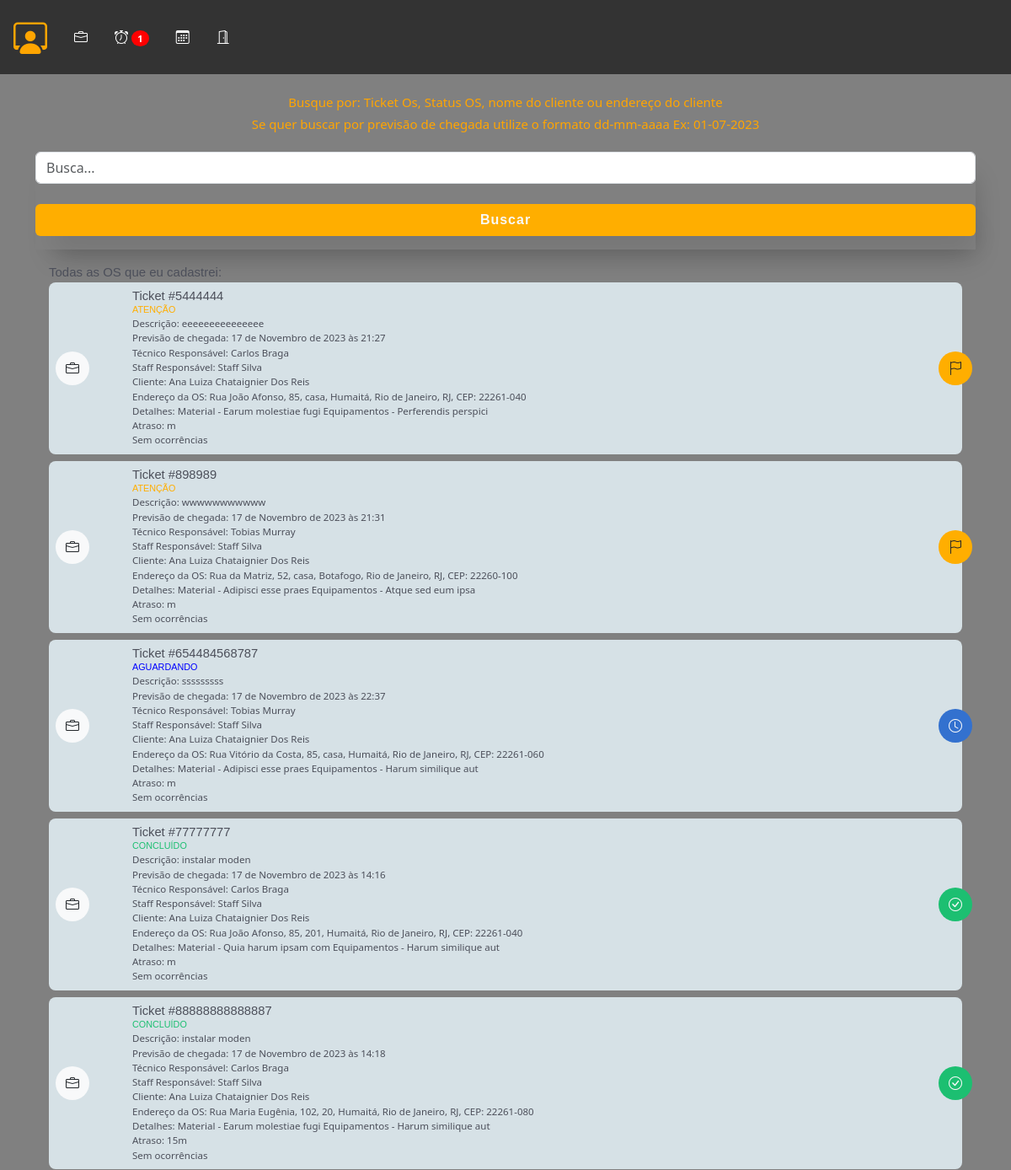
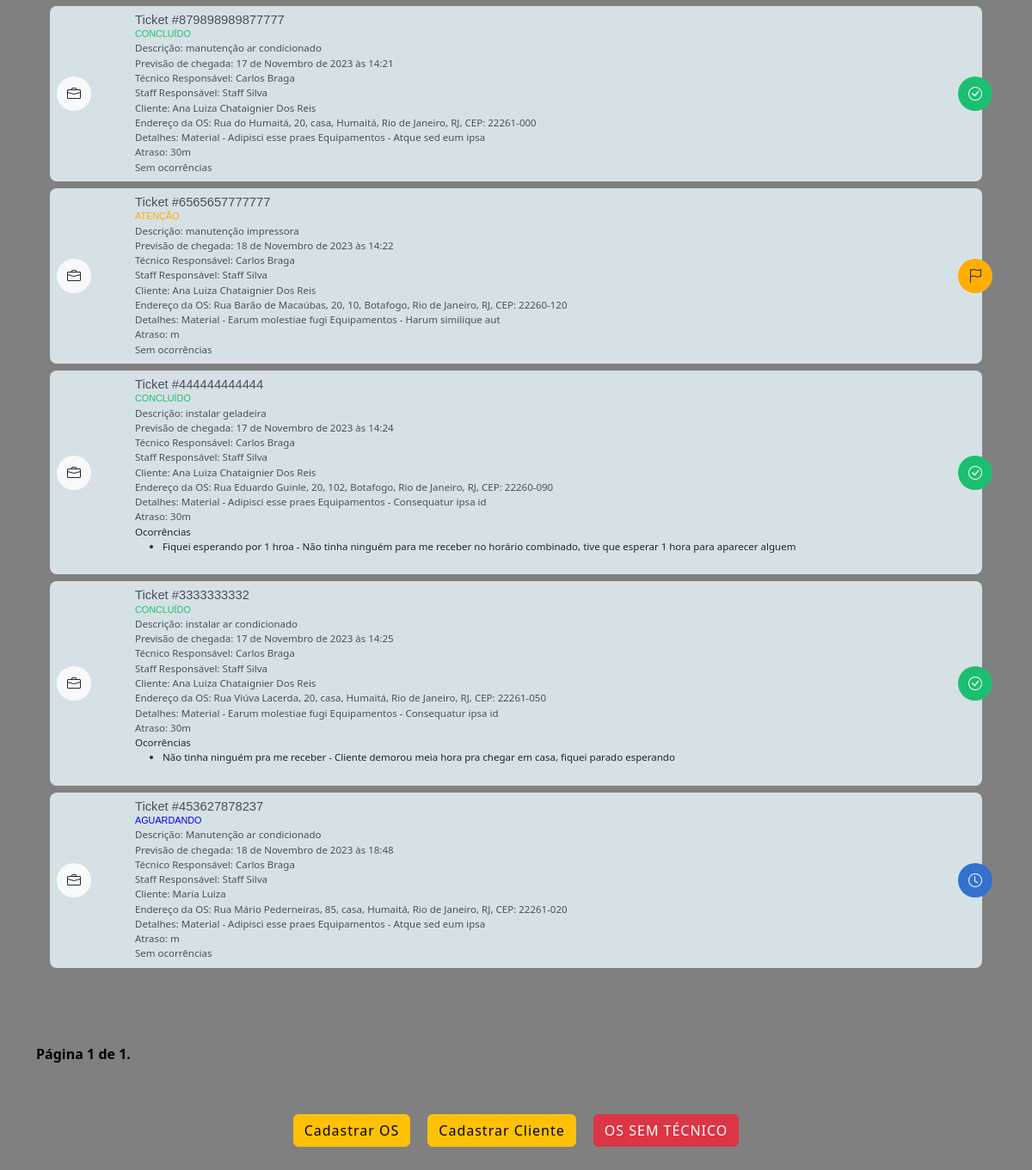
Before: /staff/lista_os/ (signed in) with the older database file (2 pictures, top to bottom).
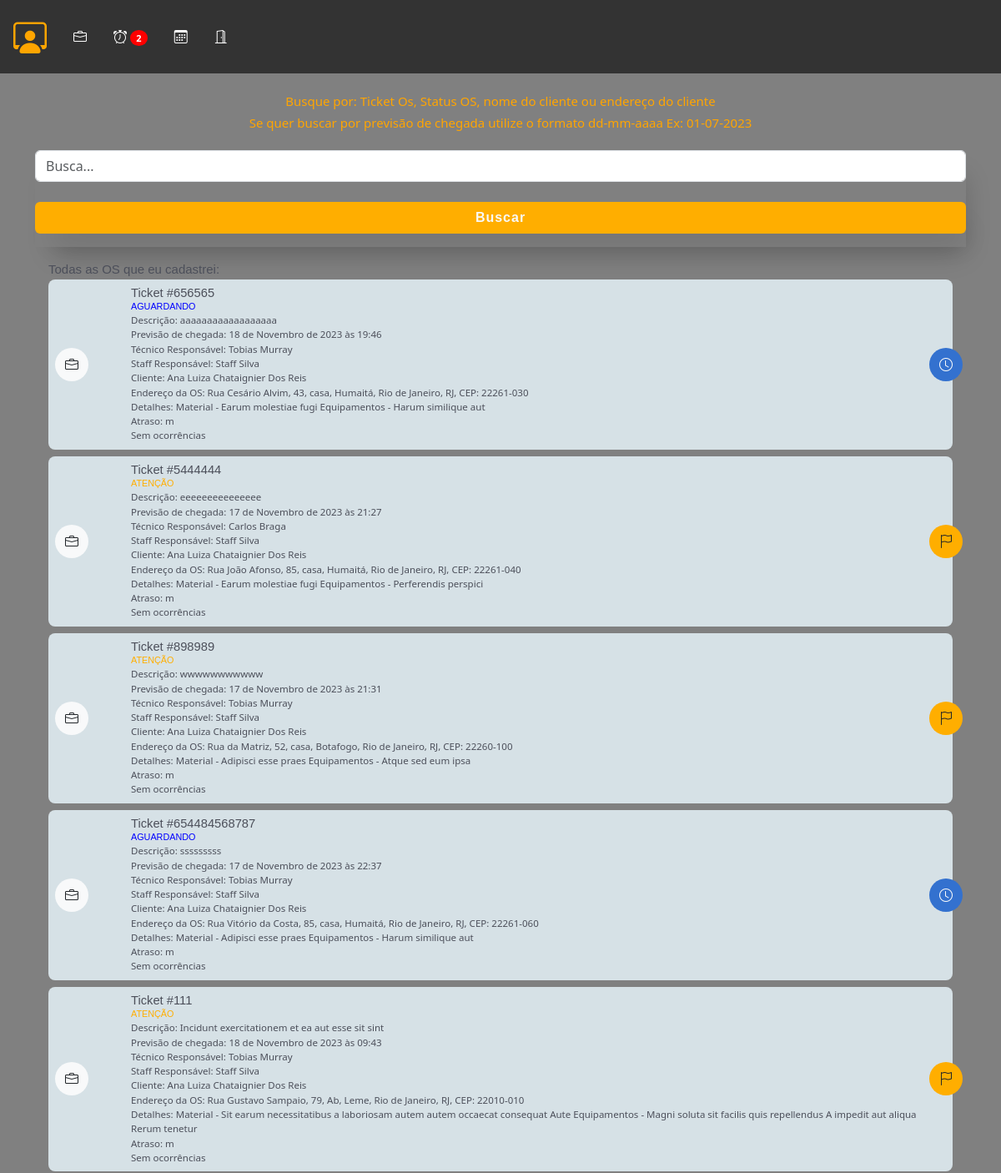
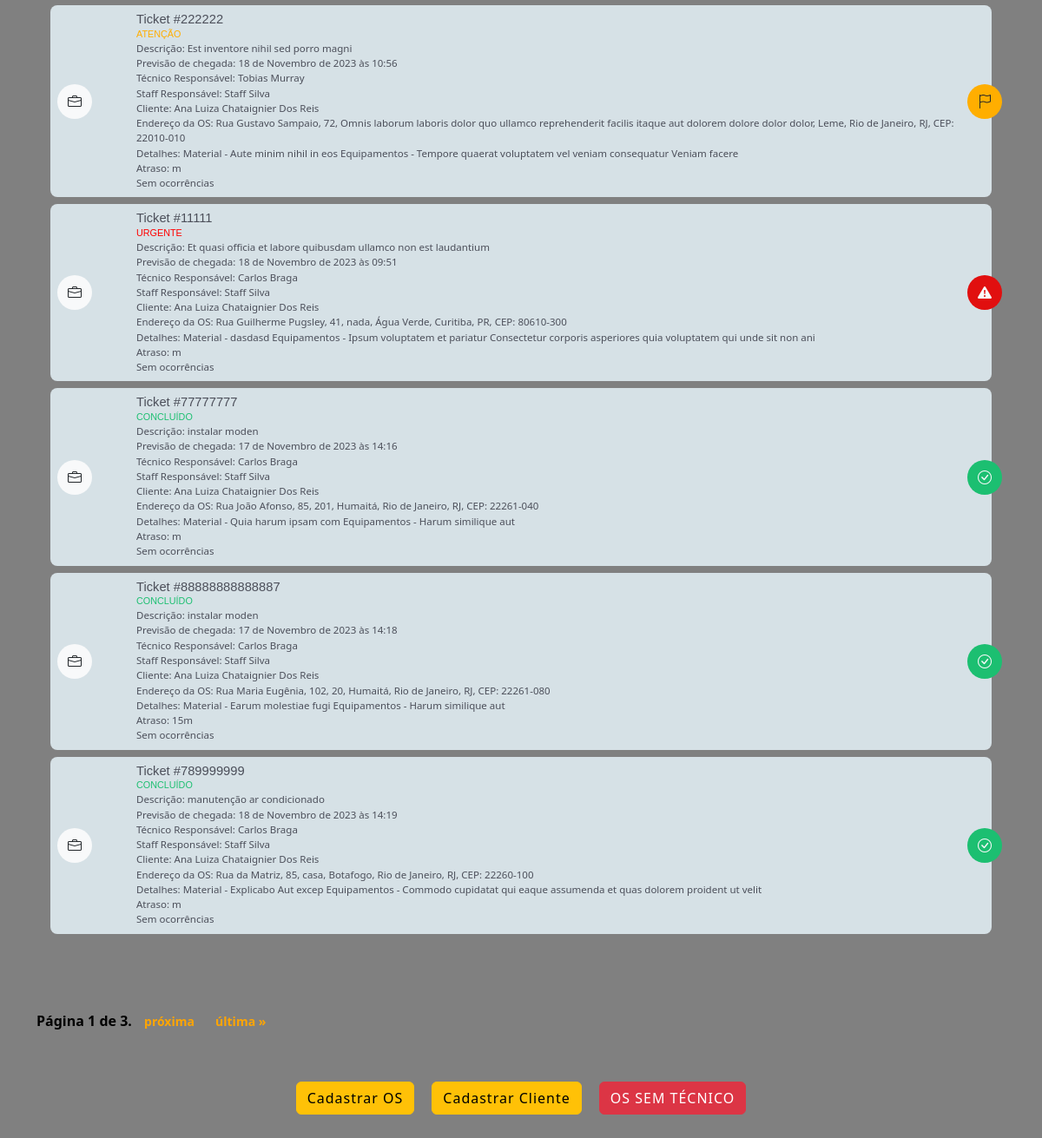
After: the same page with the newer database file (2 pictures, top to bottom).
### staff/models.py (models this page shows, shortened)
class OrdemDeServico(models.Model):
    ticket = models.CharField(max_length=200, unique=True)
    tecnico = models.ForeignKey(
        CustomUser, on_delete=models.CASCADE, related_name="ordens_técnico", null=True, default=None
    )
    staff = models.ForeignKey(
        CustomUser, on_delete=models.CASCADE, related_name="ordens_staff"
    )
    descricao = models.TextField(max_length=600)
    previsao_chegada = models.DateTimeField(editable=True)
    previsao_execucao = models.DateTimeField(editable=True)
    material = models.CharField(max_length=100, validators=[MinLengthValidator(3)])
    equipamento = models.CharField(max_length=100, validators=[MinLengthValidator(3)])
    data_criacao = models.DateTimeField(auto_now_add=True)
    cliente = models.ForeignKey(Cliente, on_delete=models.CASCADE)
    endereco = models.ForeignKey(Endereco, on_delete=models.CASCADE)
    contrato = models.CharField(max_length=700, null=True, blank=True)
    atividade = models.CharField(max_length=50, choices=ACTIVITY_CHOICES)
    status_tecnico = models.CharField(max_length=50, choices=TECNICAL_CHOICES)
    status = models.CharField(
        max_length=10, choices=STATUS_CHOICES, default="Aguardando"
    )
    atraso_em_minutos = models.CharField(max_length=50, choices=ATRASO_CHOICES)
    atraso_descricao = models.TextField(max_length=400)
    descricao_reagendamento = models.TextField(max_length=400)
    vezes_reagendada = models.IntegerField(default=0)

class Cliente(models.Model):
    nome = models.CharField(max_length=50, validators=[MinLengthValidator(3)])
    rg = models.CharField(max_length=12, validators=[MinLengthValidator(3)])
    telefone1 = models.CharField(max_length=15, validators=[MinLengthValidator(3)])
    telefone2 = models.CharField(max_length=15, validators=[MinLengthValidator(3)])

class Ocorrencia(models.Model):
    ordem_de_servico = models.ForeignKey(
        OrdemDeServico, on_delete=models.CASCADE, related_name="ocorrencias"
    )
    titulo = models.CharField(max_length=100, validators=[MinLengthValidator(3)])
    descricao = models.TextField(max_length=600)
    data_criacao = models.DateTimeField(auto_now_add=True)
    foto = models.ImageField(upload_to="img/ocorrencias/", null=True, blank=True)

### authentication/models.py (models this page shows, shortened)
class CustomUser(AbstractUser):
    telefone = models.CharField(max_length=15, null=False)
    endereco = models.ForeignKey(
        Endereco, on_delete=models.CASCADE, null=True, default=None
    )
    foto = models.ImageField(upload_to="img/perfil_user/", null=True, blank=True)
    email = models.EmailField(unique=True)

class Endereco(models.Model):
    cep = models.CharField(max_length=10)
    rua = models.CharField(max_length=30, validators=[MinLengthValidator(3)])
    bairro = models.CharField(max_length=20, validators=[MinLengthValidator(3)])
    cidade = models.CharField(max_length=20, validators=[MinLengthValidator(3)])
    estado = models.CharField(max_length=2, choices=STATE_CHOICES)
    numero = models.PositiveIntegerField(validators=[MinValueValidator(1)])
    complemento = models.CharField(max_length=100)
    def __str__(self):
        return f"{self.rua}, {self.numero}, {self.complemento}, {self.bairro}, {self.cidade}, {self.estado}, CEP: {self.cep}"

### staff/views.py (the view, shortened to what this page needs)
# urls.py: path("lista_os/", views.lista_os, name="lista_os"),
@user_passes_test(is_staff)
def lista_os(request):
    try:
        staff = request.user
        avisos = calcula_atraso_reagendamento(staff)
        data_atual = datetime.now().date()
        todas_as_ordens = OrdemDeServico.objects.filter(staff=staff)
        for ordem in todas_as_ordens:
            data_previsao = ordem.previsao_chegada.date()
            if data_previsao < data_atual and ordem.status in [
                "Atenção",
                "Urgente",
                "Aguardando",
            ]:
                ordem.status = "Reagendar"
                ordem.descricao_reagendamento = "Ordem ignorada pelo técnico"
                ordem.save()
        ordens = OrdemDeServico.objects.filter(
            staff=request.user,
            status__in=["Atenção", "Urgente", "Aguardando", "Concluído"],
        )
        filtros = request.GET.get("buscar")
    except Exception as e:
        return render(request, "error.html", {"error_message": str(e)})
    items_per_page = 10
    paginator = Paginator(ordens, items_per_page)
    page = request.GET.get("page")
    try:
        ordens = paginator.page(page)
    except PageNotAnInteger:
        ordens = paginator.page(1)
    except EmptyPage:
        ordens = paginator.page(paginator.num_pages)
    return render(
        request,
        "lista_os.html",
        {
            "ordens": ordens,
            **avisos,
        },
    )

### main/helpers.py (called while the page is built)
def is_staff(user):
    return user.groups.filter(name="Staff").exists()

### staff/helpers.py (called while the page is built)
def calcula_atraso_reagendamento(user):
    try:
        ordens_em_atraso = OrdemDeServico.objects.filter(
            staff=user,
            atraso_em_minutos__isnull=False,
            status__in=["Atenção", "Urgente", "Aguardando"],
            atraso_em_minutos__gt=0,
        )
        ordens_reagendar = OrdemDeServico.objects.filter(
            staff=user,
            status="Reagendar",
        )
        total_reagendar = len(ordens_reagendar)
        atrasos = len(ordens_em_atraso)
        return {"atrasos": atrasos, "total_reagendar": total_reagendar}
    except Exception as e:
        print(f"Erro ao calcular aviso: {e}")
        return {"atrasos": 0, "total_reagendar": 0}

### staff/templates/lista_os.html (shortened to what the changed rows need)
{% extends "base_staff.html" %}
{% load static %}
{% block rest %}
  <section id="lista_oc_scr">
    <div class="container">
      <div id="oc_lista">
        <br>
        <div class="tab-pane fade show active" id="pills-01" role="tabpanel" aria-labelledby="pills-home-tab" tabindex="0">
          {% for ordem in ordens %}
            <div class="oc_lista_item">
              <div class="row">
                <div class="col-2 col-md-1">
                  <div class="icon bg-light"><i class="bi bi-briefcase text-dark"></i></div>
                </div>
                <div class="col-10 col-md-11">
                    <div class="oc_l_nome font-medium color04">Ticket #{{ ordem.ticket }}</div>
                    <div class="oc_l_status font-medium {% if ordem.status == 'Urgente' %}color-red{% elif ordem.status == 'Atenção' %}color-yellow{% elif ordem.status == 'Aguardando' %}color-blue{% elif ordem.status == 'Concluído' %}color-green{% endif %}">{{ ordem.status }}</div>
                  <div class="oc_l_data color04 font-dark">Descrição: {{ ordem.descricao }}</div>
                  <div class="oc_l_data color04 font-dark">Previsão de chegada: {{ ordem.previsao_chegada }}</div>
                  <div class="oc_l_data color04 font-dark">Técnico Responsável: {{ ordem.tecnico.first_name }} {{ ordem.tecnico.last_name }}</div>
                  <div class="oc_l_data color04 font-dark">Staff Responsável: {{ ordem.staff.first_name }} {{ ordem.staff.last_name }}</div>
                  <div class="oc_l_data color04 font-dark">Cliente: {{ ordem.cliente.nome }}</div>
                  <div class="oc_l_data color04 font-dark">Endereço da OS: {{ ordem.endereco }}</div>
                  <div class="oc_l_data color04 font-dark">Detalhes: Material - {{ ordem.material}} Equipamentos - {{ordem.equipamento}}</div>
                  <div class="oc_l_data color04 font-dark">Atraso: {{ ordem.atraso_em_minutos }}m</div>
                  {% if ordem.ocorrencias.all %}
                    <div class="oc_l_data color07 font-dark ">
                      Ocorrências
                      <ul>
                        {% for ocorrencia in ordem.ocorrencias.all %}
                          <li>{{ ocorrencia.titulo }} - {{ ocorrencia.descricao }}</li>
                        {% endfor %}
                      </ul>
                    </div>
                  {% else %}
                    <div class="oc_l_data color04 font-dark">Sem ocorrências</div>
                  {% endif %}
                  {% if ordem.status == "Urgente" %}
                    <div class="status_icon bg05 text-light">
                      <i class="bi bi-exclamation-triangle-fill"></i>
                    </div>
                  {% elif ordem.status == "Atenção" %}
                    <div class="status_icon bg06 text-dark">
                      <i class="bi bi-flag"></i>
                    </div>
                  {% elif ordem.status == "Aguardando" %}
                    <div class="status_icon bg01 text-light">
                      <i class="bi bi-clock"></i>
                    </div>
                  {% elif ordem.status == "Concluído" %}
                    <div class="status_icon bg02 text-light">
                      <i class="bi bi-check-circle"></i>
                    </div>
                  {% endif %}
                </div>
              </div>
            </div>
          {% endfor %}
        </div>
      </div>
      <div class="pagination">
        <span class="step-links">
          <span class="current-page">
            Página {{ ordens.number }} de {{ ordens.paginator.num_pages }}.
          </span>
          {% if ordens.has_next %}
            <a href="?page={{ ordens.next_page_number }}">próxima</a>
            <a href="?page={{ ordens.paginator.num_pages }}">última &raquo;</a>
          {% endif %}
        </span>
      </div>
    </div>
  </section>
{% endblock %}

Changed rows visible on the page:
no longer on this page (row unchanged): OrdemDeServico: ticket "879898989877777", status "CONCLUÍDO", descricao "manutenção ar condicionado", previsao_chegada "17 de Novembro de 2023 às 14:21", tecnico.first_name "Carlos", tecnico.last_name "Braga", staff.first_name "Staff", staff.last_name "Silva", cliente.nome "Ana Luiza Chataignier Dos Reis", endereco "Rua do Humaitá, 20, casa, Humaitá, Rio de Janeiro, RJ, CEP: 22261-000", material "Adipisci esse praes", equipamento "Atque sed eum ipsa", atraso_em_minutos "30", shows "Sem ocorrências"
no longer on this page (row edited): OrdemDeServico: ticket "6565657777777", status "ATENÇÃO", descricao "manutenção impressora", previsao_chegada "18 de Novembro de 2023 às 14:22", tecnico.first_name "Carlos", tecnico.last_name "Braga", staff.first_name "Staff", staff.last_name "Silva", cliente.nome "Ana Luiza Chataignier Dos Reis", endereco "Rua Barão de Macaúbas, 20, 10, Botafogo, Rio de Janeiro, RJ, CEP: 22260-120", material "Earum molestiae fugi", equipamento "Harum similique aut", shows "Sem ocorrências"
no longer on this page (row unchanged): OrdemDeServico: ticket "444444444444", status "CONCLUÍDO", descricao "instalar geladeira", previsao_chegada "17 de Novembro de 2023 às 14:24", tecnico.first_name "Carlos", tecnico.last_name "Braga", staff.first_name "Staff", staff.last_name "Silva", cliente.nome "Ana Luiza Chataignier Dos Reis", endereco "Rua Eduardo Guinle, 20, 102, Botafogo, Rio de Janeiro, RJ, CEP: 22260-090", material "Adipisci esse praes", equipamento "Consequatur ipsa id", atraso_em_minutos "30"
no longer on this page (row unchanged): Ocorrencia: titulo "Fiquei esperando por 1 hroa", descricao "Não tinha ninguém para me receber no horário combinado, tive que esperar 1 hora para aparecer alguem", shown under "444444444444"
no longer on this page (row unchanged): OrdemDeServico: ticket "3333333332", status "CONCLUÍDO", descricao "instalar ar condicionado", previsao_chegada "17 de Novembro de 2023 às 14:25", tecnico.first_name "Carlos", tecnico.last_name "Braga", staff.first_name "Staff", staff.last_name "Silva", cliente.nome "Ana Luiza Chataignier Dos Reis", endereco "Rua Viúva Lacerda, 20, casa, Humaitá, Rio de Janeiro, RJ, CEP: 22261-050", material "Earum molestiae fugi", equipamento "Consequatur ipsa id", atraso_em_minutos "30"
no longer on this page (row unchanged): Ocorrencia: titulo "Não tinha ninguém pra me receber", descricao "Cliente demorou meia hora pra chegar em casa, fiquei parado esperando", shown under "3333333332"
no longer on this page (row unchanged): OrdemDeServico: ticket "453627878237", status "AGUARDANDO", descricao "Manutenção ar condicionado", previsao_chegada "18 de Novembro de 2023 às 18:48", tecnico.first_name "Carlos", tecnico.last_name "Braga", staff.first_name "Staff", staff.last_name "Silva", cliente.nome "Maria Luiza", endereco "Rua Mário Pederneiras, 85, casa, Humaitá, Rio de Janeiro, RJ, CEP: 22261-020", material "Adipisci esse praes", equipamento "Atque sed eum ipsa", shows "Sem ocorrências"
now on this page (row edited): OrdemDeServico: ticket "656565", status "AGUARDANDO", descricao "aaaaaaaaaaaaaaaaaa", previsao_chegada "18 de Novembro de 2023 às 19:46", tecnico.first_name "Tobias", tecnico.last_name "Murray", staff.first_name "Staff", staff.last_name "Silva", cliente.nome "Ana Luiza Chataignier Dos Reis", endereco "Rua Cesário Alvim, 43, casa, Humaitá, Rio de Janeiro, RJ, CEP: 22261-030", material "Earum molestiae fugi", equipamento "Harum similique aut", shows "Sem ocorrências"
now on this page (row edited): OrdemDeServico: ticket "111", status "ATENÇÃO", descricao "Incidunt exercitationem et ea aut esse sit sint", previsao_chegada "18 de Novembro de 2023 às 09:43", tecnico.first_name "Tobias", tecnico.last_name "Murray", staff.first_name "Staff", staff.last_name "Silva", cliente.nome "Ana Luiza Chataignier Dos Reis", endereco "Rua Gustavo Sampaio, 79, Ab, Leme, Rio de Janeiro, RJ, CEP: 22010-010", material "Sit earum necessitatibus a laboriosam autem autem occaecat consequat Aute", equipamento "Magni soluta sit facilis quis repellendus A impedit aut aliqua Rerum tenetur", shows "Sem ocorrências"
now on this page (row edited): OrdemDeServico: ticket "222222", status "ATENÇÃO", descricao "Est inventore nihil sed porro magni", previsao_chegada "18 de Novembro de 2023 às 10:56", tecnico.first_name "Tobias", tecnico.last_name "Murray", staff.first_name "Staff", staff.last_name "Silva", cliente.nome "Ana Luiza Chataignier Dos Reis", endereco "Rua Gustavo Sampaio, 72, Omnis laborum laboris dolor quo ullamco reprehenderit facilis itaque aut dolorem dolore dolor dolor, Leme, Rio de Janeiro, RJ, CEP: 22010-010", material "Aute minim nihil in eos", equipamento "Tempore quaerat voluptatem vel veniam consequatur Veniam facere", shows "Sem ocorrências"
now on this page (row edited): OrdemDeServico: ticket "11111", status "URGENTE", descricao "Et quasi officia et labore quibusdam ullamco non est laudantium", previsao_chegada "18 de Novembro de 2023 às 09:51", tecnico.first_name "Carlos", tecnico.last_name "Braga", staff.first_name "Staff", staff.last_name "Silva", cliente.nome "Ana Luiza Chataignier Dos Reis", endereco "Rua Guilherme Pugsley, 41, nada, Água Verde, Curitiba, PR, CEP: 80610-300", material "dasdasd", equipamento "Ipsum voluptatem et pariatur Consectetur corporis asperiores quia voluptatem qui unde sit non ani", shows "Sem ocorrências"
now on this page (row edited): OrdemDeServico: ticket "789999999", status "CONCLUÍDO", descricao "manutenção ar condicionado", previsao_chegada "18 de Novembro de 2023 às 14:19", tecnico.first_name "Carlos", tecnico.last_name "Braga", staff.first_name "Staff", staff.last_name "Silva", cliente.nome "Ana Luiza Chataignier Dos Reis", endereco "Rua da Matriz, 85, casa, Botafogo, Rio de Janeiro, RJ, CEP: 22260-100", material "Explicabo Aut excep", equipamento "Commodo cupidatat qui eaque assumenda et quas dolorem proident ut velit", shows "Sem ocorrências"
Other visible differences:
{{ atrasos }}: "1" → "2"
{{ ordens.paginator.num_pages }}: "1" → "3"
text now shown: "próxima última »"
